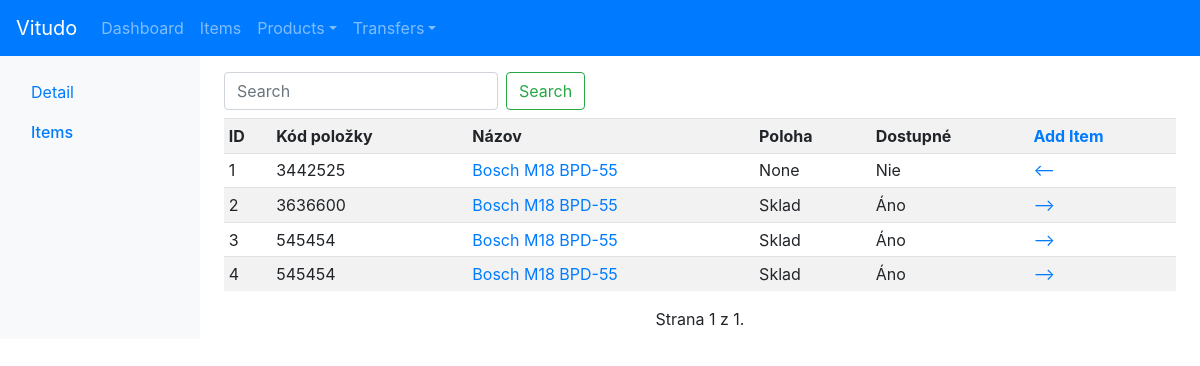
The page /products/1/items/ (signed in) on the database as committed earlier.
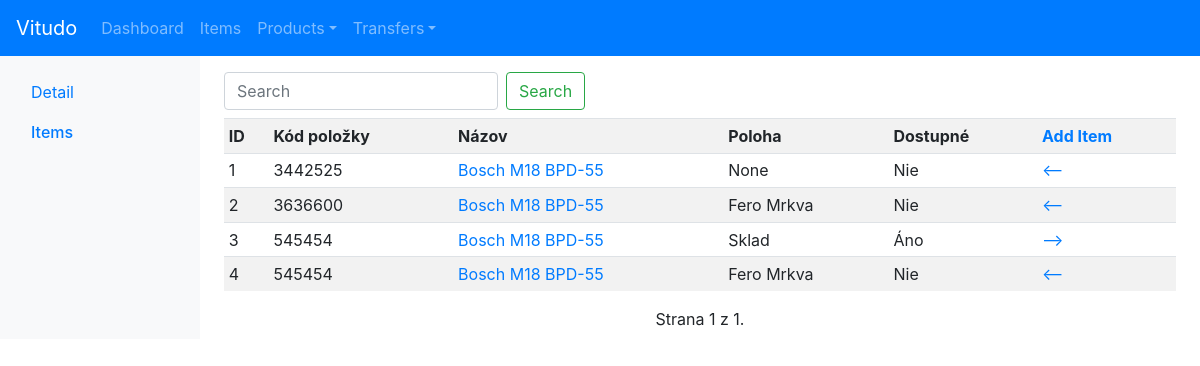
The same page on the database as committed later.
### items/models.py (models this page shows, shortened)
class Item(models.Model):
	product = models.ForeignKey(Product, on_delete=models.CASCADE, null=True)
	warehouse = models.ForeignKey(Location, on_delete=models.SET_NULL, null=True, related_name='warehouse')
	location = models.ForeignKey(Location, on_delete=models.SET_NULL, null=True, related_name='item_location')
	item_code = models.CharField(max_length=50, null=True, blank=True)
	is_transfered = models.BooleanField()
	is_available = models.BooleanField()
	is_active = models.BooleanField(default=True)
	details = models.ForeignKey(ItemDetails, on_delete=models.SET_NULL, null=True)
	images = models.ManyToManyField(ItemImage, blank=True)
	user = models.ForeignKey(User, on_delete=models.SET_NULL, null=True, blank=True)
	order = models.ForeignKey(Order, on_delete=models.SET_NULL, null=True, blank=True)
	objects = ItemManager()

### locations/models.py (models this page shows)
class Location(models.Model):
	name = models.CharField(max_length=100)
	customer = models.ForeignKey(Customer, on_delete=models.SET_NULL, null=True, blank=True)
	address = models.ForeignKey(Address, on_delete=models.SET_NULL, null=True, blank=True)
	is_warehouse = models.BooleanField(null=True, blank=True)
	user = models.ForeignKey(User, on_delete=models.SET_NULL, null=True, blank=True)
	objects = LocationManager()
	def __str__(self):
		return self.name

### products/models.py (models this page shows, shortened)
class Product(models.Model):
	brand = models.ForeignKey(Brand, on_delete=models.CASCADE)
	category = models.ForeignKey(Category, on_delete=models.CASCADE)
	model = models.CharField(max_length=100, null=True)
	full_name = models.CharField(max_length=200, null=True)
	alternative_name = models.CharField(max_length=200, null=True, blank=True)
	details = models.ForeignKey(ProductDetails, on_delete=models.SET_NULL, null=True)
	user = models.ForeignKey(User, on_delete=models.SET_NULL, null=True, blank=True)
	objects = ProductManager()

class Brand(models.Model):
	name = models.CharField(max_length=100)
	user = models.ForeignKey(User, on_delete=models.SET_NULL, null=True, blank=True)
	objects = BrandManager()
	def __str__(self):
		return self.name

### products/views.py (the view)
# urls.py: path('<int:product_id>/items/',views.items, name='items'),
def items(request, product_id):
	product = get_object_or_404(Product, id=product_id, user=request.user)
	items = Item.objects.active().this_product(product).this_user(request.user)
	form = SearchForm(request.GET or None)
	if request.GET.get('search'): items = items.search(request.GET.get('search'))
	items = pagination(request.GET.get('pg'), items)
	context = {
		'product': product,
		'items': items,
		'form': form,
	}
	return render(request, 'products/products/detail/items.html', context)

### vitudo/forms.py
class SearchForm(forms.Form):
	search = forms.CharField(widget = forms.TextInput(attrs={'class':'form-control mr-sm-2', 'placeholder':'Search'}), required=False, label='')

### accounts/lockdown.py (called while the page is built, shortened)
    def __call__(self, request):
        response = self.get_response(request)
        return response

    def process_view(self, request, view_func, view_args, view_kwargs):
        if request.user.is_authenticated:
            return None

### items/managers.py (called while the page is built)
	def this_user(self, user):
		return self.filter(user=user)

	def active(self):
		return self.filter(is_active=True)

	def this_product(self, product):
		return self.filter(product=product)

	def get_query_set(self):
		return ItemQuerySet(self.model)

	def __getattr__(self, attr, *args):
		if attr.startswith("_"):
			raise AttributeError
		return getattr(self.get_query_set(), attr, *args)

### vitudo/utils.py (called while the page is built)
def pagination(page, qs):
	p = Paginator(qs, 10)
	qs = p.get_page(page if page else 1)
	return qs

### products/templates/products/products/detail/items.html
{% extends 'products/products/detail/base.html' %}
{% block content %}
{% include 'tables/item_table.html' %}
{% endblock %}

### templates/tables/item_table.html (shortened to what this page needs)
  <main role="main" class="col-md-9 ml-sm-auto col-lg-10 px-md-4">
    <div class="pt-3 pb-2">
    <div class="mb-2">
      <form class="form-inline" action="{{ request.path }}" method="get">
        {{ form }}
        <button class="btn btn-outline-success my-2 my-sm-0" type="submit">Search</button>
      </form>
    </div>
    <div class="table-responsive">
      <table class="table table-striped table-sm">
            <tr>
                <th class="w-10">ID</th>
                <th class="w-10">Kód položky</th>
                <th>Názov</th>
                <th class="w-20">Poloha</th>
                <th class="w-10">Dostupné</th>
                <th class="list_heading w-10"><a href="{% url 'items:add' %}">Add Item</a></th>
            </tr>
            {% for item in items %}
            <tr>
                <td>{{ item.id }}</td>
                {% if item.item_code %}
                    <td>{{ item.item_code }}</td>
                {% else %}
                    <td>-</td>
                {% endif %}
                <td class="list"><a href="{% url 'items:detail' item.id %}">{{ item.product.brand }} {{ item.product.model }}</a></td>
                <td>{{ item.location }}</td>
                {% if item.is_available %}
                    <td>Áno</td>
                    <td><a href="{% url 'transfers:transfer_item' item.id %}">--></a></td>
                {% else %}
                    <td>Nie</td>
                    <td><a href="{% url 'transfers:return_item' item.id %}"><--</a></td>
                {% endif %}
            </tr>
            {% endfor %}
        </table>
    </div>
    <div class="pagination">
        <span class="step-links mx-auto">
            <span class="current">
                Strana {{ items.number }} z {{ items.paginator.num_pages }}.
            </span>
        </span>
    </div>
</div>
</main>

Rows that differ between the two databases and show on the page:
changed Item id 2: location "Sklad" → "Fero Mrkva"; is_available "Áno -->" → "Nie <--"
changed Item id 4: location "Sklad" → "Fero Mrkva"; is_available "Áno -->" → "Nie <--"
